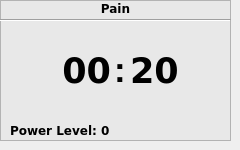
     <widget class="QWidget" name="painStack">
      <widget class="QLabel" name="timeSeperator_3">
       <property name="geometry">
        <rect>
         <x>110</x>
         <y>50</y>
         <width>20</width>
         <height>41</height>
        </rect>
       </property>
       <property name="text">
        <string>&lt;html&gt;&lt;head/&gt;&lt;body&gt;&lt;p align=&quot;center&quot;&gt;&lt;span style=&quot; font-size:26pt; font-weight:600;&quot;&gt;:&lt;/span&gt;&lt;/p&gt;&lt;/body&gt;&lt;/html&gt;</string>
       </property>
      </widget>
      <widget class="Line" name="line_10">
       <property name="geometry">
        <rect>
         <x>0</x>
         <y>10</y>
         <width>231</width>
         <height>20</height>
        </rect>
       </property>
       <property name="orientation">
        <enum>Qt::Horizontal</enum>
       </property>
      </widget>
      <widget class="QLabel" name="painTimer">
       <property name="geometry">
        <rect>
         <x>130</x>
         <y>50</y>
         <width>51</width>
         <height>41</height>
        </rect>
       </property>
       <property name="font">
        <font>
         <family>DejaVu Sans</family>
         <pointsize>26</pointsize>
         <weight>75</weight>
         <bold>true</bold>
        </font>
       </property>
       <property name="text">
        <string>20</string>
       </property>
      </widget>
      <widget class="QLabel" name="painTimer_minutes">
       <property name="geometry">
        <rect>
         <x>60</x>
         <y>50</y>
         <width>51</width>
         <height>41</height>
        </rect>
       </property>
       <property name="font">
        <font>
         <family>DejaVu Sans</family>
         <pointsize>26</pointsize>
         <weight>75</weight>
         <bold>true</bold>
        </font>
       </property>
       <property name="mouseTracking">
        <bool>true</bool>
       </property>
       <property name="text">
        <string>&lt;html&gt;&lt;head/&gt;&lt;body&gt;&lt;p align=&quot;right&quot;&gt;00&lt;/p&gt;&lt;/body&gt;&lt;/html&gt;</string>
       </property>
       <property name="alignment">
        <set>Qt::AlignRight|Qt::AlignTrailing|Qt::AlignVCenter</set>
       </property>
      </widget>
      <widget class="QLabel" name="powerLevelLabel_Pain">
       <property name="geometry">
        <rect>
         <x>10</x>
         <y>120</y>
         <width>131</width>
         <height>21</height>
        </rect>
       </property>
       <property name="font">
        <font>
         <family>DejaVu Sans</family>
         <weight>75</weight>
         <bold>true</bold>
        </font>
       </property>
       <property name="text">
        <string>Power Level: 0</string>
       </property>
      </widget>
      <widget class="QListWidget" name="painBackDrop">
       <property name="geometry">
        <rect>
         <x>0</x>
         <y>0</y>
         <width>231</width>
         <height>141</height>
        </rect>
       </property>
       <property name="styleSheet">
        <string notr="true">background-color: rgb(232, 232, 232);</string>
       </property>
       <item>
        <property name="text">
         <string>Pain</string>
        </property>
        <property name="font">
         <font>
          <family>DejaVu Sans</family>
          <weight>75</weight>
          <bold>true</bold>
         </font>
        </property>
        <property name="textAlignment">
         <set>AlignCenter</set>
        </property>
       </item>
      </widget>
      <zorder>painBackDrop</zorder>
      <zorder>timeSeperator_3</zorder>
      <zorder>line_10</zorder>
      <zorder>painTimer</zorder>
      <zorder>painTimer_minutes</zorder>
      <zorder>powerLevelLabel_Pain</zorder>
     </widget>
